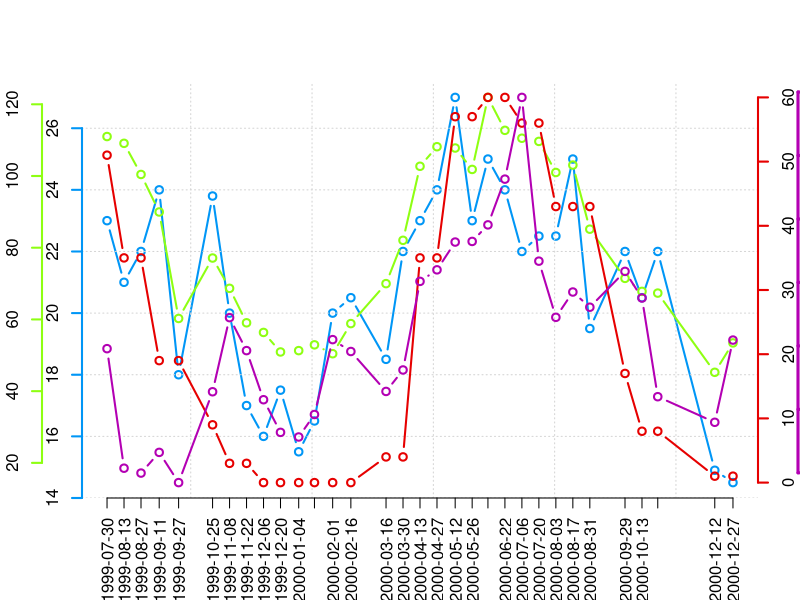

Generate this figure with R:

growth <- read.csv("new_internode_lenght_and_environmental.csv",header=T)
growth<-growth[complete.cases(growth), ]
dates<-unique(growth$date_stamp)
timest<-as.Date(as.POSIXct((dates - 719529)*86400, 
                           origin = "1970-01-01"))
temp<-c()
irrad<-c()
hex<-c()
anom<-c()
for (yr in dates){
  temp<-c(temp,growth$SST[growth$date_stamp==yr][1])
  irrad<-c(irrad,growth$irradiance[growth$date_stamp==yr][1])
  hex<-c(hex,growth$exposition_hours[growth$date_stamp==yr][1])
  anom<-c(anom,growth$SSTA[growth$date_stamp==yr][1])
}

postscript_file<-F

if(postscript_file){grDevices::cairo_ps("Fig_environmental_series_2000.eps", 
                                        height =5, width = 5,
                                        bg = F,fallback_resolution = 600)}else{
                                          png("Fig_environmental_series_2000.png",
                                              width = 13, height = 13, units = 'cm', res = 600) 
                                        }

plot(dates, temp, axes=F, xlab="", ylab="",type="b",lwd=2,
     col="#0096f6ff",main = "")
grid()
axis(2, ylim=c(min(temp),max(temp)),col="#0096f6ff",lwd=2,
     xlim=c(dates[1]-1,dates[32]+1),line = 0)

par(new=T)
plot(dates, irrad, axes=F, ylim=c(min(temp),max(irrad)), xlab="", ylab="", 
     type="b", main="",lwd=2,col="#8eff12ff")
axis(2, ylim=c(0,max(irrad)),lwd=2,line=2,col="#8eff12ff")

par(new=T)
plot(dates, hex, axes=F, ylim=c(min(hex),max(hex)), xlab="", ylab="", 
     type="b", main="",lwd=2,col="#e60000")
axis(4, ylim=c(min(hex),max(hex)),lwd=2,line=0,col="#e60000")

par(new=T)
plot(dates, anom, axes=F, ylim=c(min(anom),max(anom)), xlab="", ylab="", 
     type="b", main="",lwd=2,col="#b300b3")
axis(4, ylim=c(min(anom),max(anom)),lwd=3,line=2,col="#b300b3")

axis(1,dates,labels = timest,las=3)

legend(x = c(10,10),legend = c("Temperature (Â°C)",
    as.expression(bquote("Irrad (kW "~fortnight^-1~m^-2*~")")),
    "Hex","Temperature anomaly (Â°C)"), fill =c("#0096f6ff",
         "#8eff12ff","#e60000","#b300b3"),ncol = 1,inset=c(3,4),
    xpd = T)
dev.off()

write.table(data.frame(temperature=temp,irradiance=irrad,
                       temperature_anomaly=anom,exposition_hours=hex),
            "environment_data.txt")

